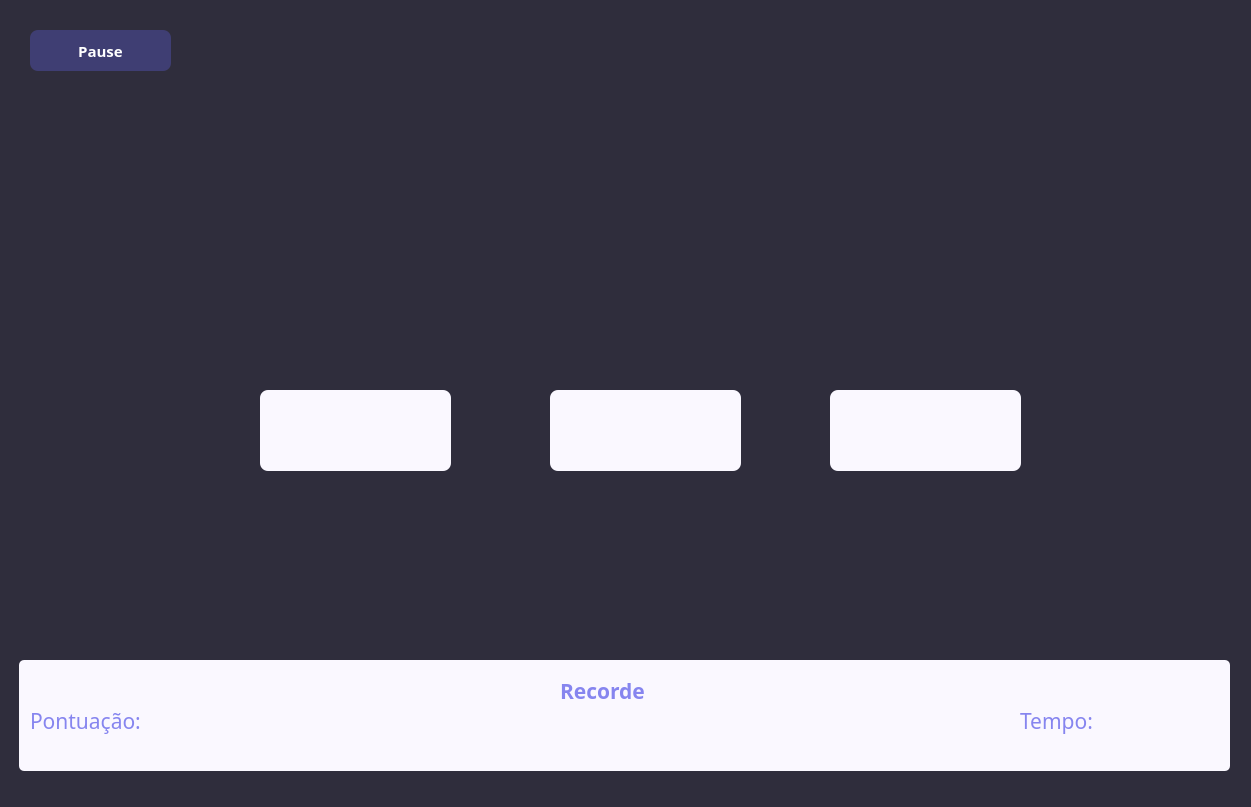
<?xml version="1.0" encoding="UTF-8"?>
<ui version="4.0">
 <class>MainWindow</class>
 <widget class="QMainWindow" name="MainWindow">
  <property name="geometry">
   <rect>
    <x>0</x>
    <y>0</y>
    <width>1251</width>
    <height>807</height>
   </rect>
  </property>
  <property name="windowTitle">
   <string>MainWindow</string>
  </property>
  <property name="styleSheet">
   <string notr="true">background: #2F2D3C;</string>
  </property>
  <widget class="QWidget" name="centralwidget">
   <widget class="QLabel" name="label_informaoes">
    <property name="geometry">
     <rect>
      <x>19</x>
      <y>660</y>
      <width>1211</width>
      <height>111</height>
     </rect>
    </property>
    <property name="font">
     <font>
      <family>Arial Black</family>
      <weight>75</weight>
      <bold>true</bold>
     </font>
    </property>
    <property name="styleSheet">
     <string notr="true">background-color: #FAF8FF;
border-radius: 5;</string>
    </property>
    <property name="text">
     <string/>
    </property>
   </widget>
   <widget class="QLabel" name="label">
    <property name="geometry">
     <rect>
      <x>30</x>
      <y>700</y>
      <width>161</width>
      <height>41</height>
     </rect>
    </property>
    <property name="font">
     <font>
      <family>Arial Rounded MT Bold</family>
      <pointsize>16</pointsize>
      <weight>50</weight>
      <bold>false</bold>
     </font>
    </property>
    <property name="styleSheet">
     <string notr="true">color: #8685EF;
background-color: #FAF8FF;</string>
    </property>
    <property name="text">
     <string>Pontuação:</string>
    </property>
   </widget>
   <widget class="QLabel" name="label_3">
    <property name="geometry">
     <rect>
      <x>560</x>
      <y>670</y>
      <width>131</width>
      <height>41</height>
     </rect>
    </property>
    <property name="font">
     <font>
      <family>Arial Black</family>
      <pointsize>16</pointsize>
      <weight>75</weight>
      <bold>true</bold>
     </font>
    </property>
    <property name="styleSheet">
     <string notr="true">color: #8685EF;
background-color: #FAF8FF;</string>
    </property>
    <property name="text">
     <string>Recorde</string>
    </property>
   </widget>
   <widget class="QLabel" name="label_nomeTempo">
    <property name="geometry">
     <rect>
      <x>1020</x>
      <y>700</y>
      <width>101</width>
      <height>41</height>
     </rect>
    </property>
    <property name="font">
     <font>
      <family>Arial Rounded MT Bold</family>
      <pointsize>16</pointsize>
      <weight>50</weight>
      <bold>false</bold>
     </font>
    </property>
    <property name="styleSheet">
     <string notr="true">color: #8685EF;
background-color: #FAF8FF;</string>
    </property>
    <property name="text">
     <string>Tempo:</string>
    </property>
   </widget>
   <widget class="QLabel" name="label_pontuacao">
    <property name="geometry">
     <rect>
      <x>190</x>
      <y>700</y>
      <width>131</width>
      <height>41</height>
     </rect>
    </property>
    <property name="font">
     <font>
      <family>Arial Rounded MT Bold</family>
      <pointsize>16</pointsize>
      <weight>50</weight>
      <bold>false</bold>
     </font>
    </property>
    <property name="styleSheet">
     <string notr="true">color: #1A1A1A;
background-color: #FAF8FF;</string>
    </property>
    <property name="text">
     <string/>
    </property>
    <property name="alignment">
     <set>Qt::AlignCenter</set>
    </property>
   </widget>
   <widget class="QLabel" name="label_recorde">
    <property name="geometry">
     <rect>
      <x>550</x>
      <y>710</y>
      <width>131</width>
      <height>41</height>
     </rect>
    </property>
    <property name="font">
     <font>
      <family>Arial Black</family>
      <pointsize>16</pointsize>
      <weight>75</weight>
      <bold>true</bold>
     </font>
    </property>
    <property name="styleSheet">
     <string notr="true">color: #1A1A1A;
background-color: #FAF8FF;</string>
    </property>
    <property name="text">
     <string/>
    </property>
    <property name="alignment">
     <set>Qt::AlignCenter</set>
    </property>
   </widget>
   <widget class="QLabel" name="label_conta">
    <property name="geometry">
     <rect>
      <x>280</x>
      <y>160</y>
      <width>741</width>
      <height>161</height>
     </rect>
    </property>
    <property name="font">
     <font>
      <family>Arial Black</family>
      <pointsize>48</pointsize>
      <weight>75</weight>
      <bold>true</bold>
     </font>
    </property>
    <property name="styleSheet">
     <string notr="true">background: #2F2D3C;
color: white;</string>
    </property>
    <property name="text">
     <string/>
    </property>
    <property name="scaledContents">
     <bool>false</bool>
    </property>
    <property name="alignment">
     <set>Qt::AlignCenter</set>
    </property>
   </widget>
   <widget class="QPushButton" name="pushButton_resposta1">
    <property name="geometry">
     <rect>
      <x>260</x>
      <y>390</y>
      <width>191</width>
      <height>81</height>
     </rect>
    </property>
    <property name="font">
     <font>
      <family>Arial Rounded MT Bold</family>
      <pointsize>18</pointsize>
      <weight>50</weight>
      <bold>false</bold>
     </font>
    </property>
    <property name="styleSheet">
     <string notr="true">background-color: #FAF8FF;
color: #1A1A1A;
border-radius: 8;</string>
    </property>
    <property name="text">
     <string/>
    </property>
   </widget>
   <widget class="QPushButton" name="pushButton_resposta2">
    <property name="geometry">
     <rect>
      <x>550</x>
      <y>390</y>
      <width>191</width>
      <height>81</height>
     </rect>
    </property>
    <property name="font">
     <font>
      <family>Arial Rounded MT Bold</family>
      <pointsize>18</pointsize>
      <weight>50</weight>
      <bold>false</bold>
     </font>
    </property>
    <property name="styleSheet">
     <string notr="true">background-color: #FAF8FF;
color: #1A1A1A;
border-radius: 8;</string>
    </property>
    <property name="text">
     <string/>
    </property>
   </widget>
   <widget class="QPushButton" name="pushButton_resposta3">
    <property name="geometry">
     <rect>
      <x>830</x>
      <y>390</y>
      <width>191</width>
      <height>81</height>
     </rect>
    </property>
    <property name="font">
     <font>
      <family>Arial Rounded MT Bold</family>
      <pointsize>18</pointsize>
      <weight>50</weight>
      <bold>false</bold>
     </font>
    </property>
    <property name="styleSheet">
     <string notr="true">background-color: #FAF8FF;
color: #1A1A1A;
border-radius: 8;</string>
    </property>
    <property name="text">
     <string/>
    </property>
   </widget>
   <widget class="QPushButton" name="pushButton_pause">
    <property name="geometry">
     <rect>
      <x>30</x>
      <y>30</y>
      <width>141</width>
      <height>41</height>
     </rect>
    </property>
    <property name="font">
     <font>
      <family>Arial Black</family>
      <pointsize>11</pointsize>
      <weight>75</weight>
      <bold>true</bold>
     </font>
    </property>
    <property name="styleSheet">
     <string notr="true">background-color:#3F3E73;
color: white;
border-radius: 8;</string>
    </property>
    <property name="text">
     <string>Pause</string>
    </property>
   </widget>
   <widget class="QLabel" name="label_tempo">
    <property name="geometry">
     <rect>
      <x>1110</x>
      <y>700</y>
      <width>111</width>
      <height>41</height>
     </rect>
    </property>
    <property name="font">
     <font>
      <family>Arial Rounded MT Bold</family>
      <pointsize>16</pointsize>
      <weight>50</weight>
      <bold>false</bold>
     </font>
    </property>
    <property name="styleSheet">
     <string notr="true">color: #1A1A1A;
background-color: #FAF8FF;</string>
    </property>
    <property name="text">
     <string/>
    </property>
    <property name="alignment">
     <set>Qt::AlignCenter</set>
    </property>
   </widget>
  </widget>
  <widget class="QStatusBar" name="statusbar"/>
 </widget>
 <resources/>
 <connections/>
</ui>
